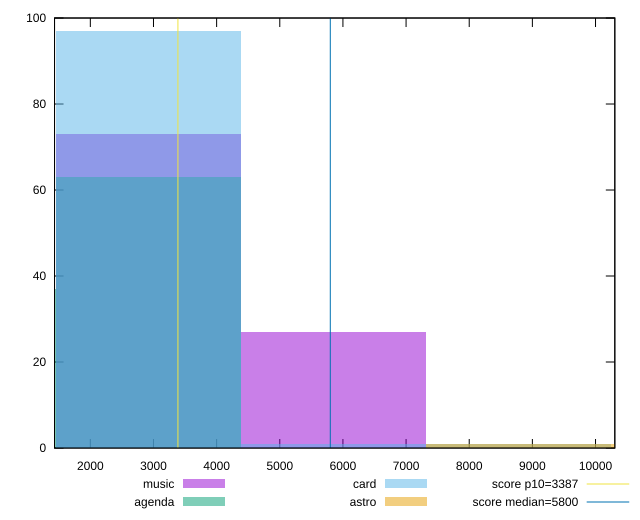

Reproduce this figure in gnuplot.
reset

$music <<EOF
5853.072087726157 27
2926.5360438630787 73
EOF

$agenda <<EOF
2926.5360438630787 63
0 37
EOF

$card <<EOF
2926.5360438630787 97
8779.608131589237 1
5853.072087726157 1
EOF

$astro <<EOF
11706.144175452315 1
8779.608131589237 1
EOF

set key outside below
set boxwidth 2926.5360438630787
set xrange [1433.139:10305.594427902917]
set yrange [0:100]
set trange [0:100]
set style fill transparent solid 0.5 noborder

set parametric
set terminal svg size 640, 520 enhanced background rgb 'white'
set output "reports/report_00030_2021-02-24T20-42-31.540Z/speed-index/comparison/histogram/all_raw.svg"

plot $music title "music" with boxes, \
     $agenda title "agenda" with boxes, \
     $card title "card" with boxes, \
     $astro title "astro" with boxes, \
     3387,t title "score p10=3387", \
     5800,t title "score median=5800"

reset
